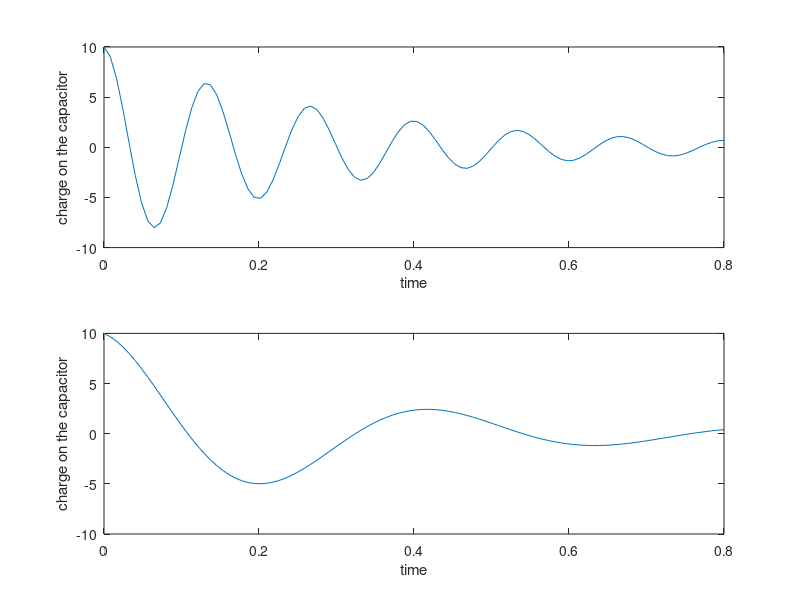

Here is the MATLAB script that generated this plot:
% Function parameters
q0 = 10;
R = 60;
L = 9;
C = 0.00005;

% Use linspace to create an array of 100 points between 0 and 0.8
t = linspace(0,0.8,100)

% Calculate the values of q
q = q0.*exp((-R.*t)/(2*L)).*cos(sqrt((1/(L*C))-(R/(2*L))^2).*t)

% Plot q vs t
hold on 
subplot(2,1,1)
plot(t,q)
xlabel('time')
ylabel('charge on the capacitor') 
% Make the capacitor 10x bigger
q2 = q0.*exp((-R.*t)/(2*L)).*cos(sqrt((1/(L*(10*C)))-(R/(2*L))^2).*t)

% Plot q2 vs t
hold off 
subplot(2,1,2)
plot(t,q2)
xlabel('time')
ylabel('charge on the capacitor')
